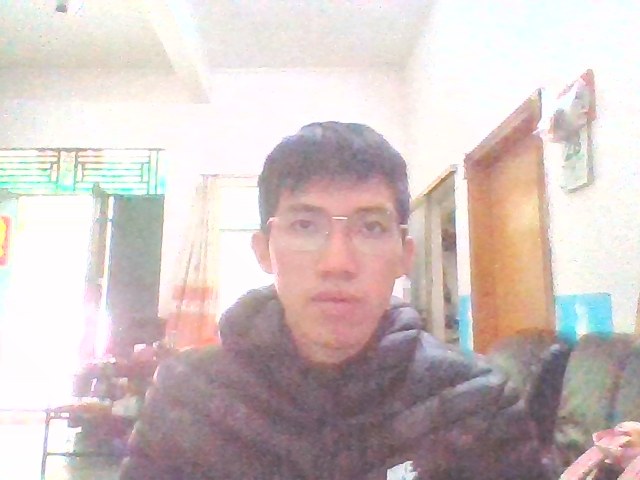
#> input picture data/faces/39024720876193.png, 640 x 480 px, found by its file name; its folder holds only this picture in this run
$ python main.py
#> lines starting #> are read from the running program, lines starting #| are printed output that depends on the picture
### util/io_tools.py
# -*- coding : utf-8 -*-
# @Time : 2021/12/15 19:52
# @Author : XJH
# @File : io_tools.py
# @Software : PyCharm

"""
IO工具模块
"""

from service import hr_service as hr
from entity import organizations as o
from service import recognize_service as rs
import os
import cv2
import numpy as np

PATH = os.getcwd() + "\\data\\"  # 数据文件夹根目录
PIC_PATH = PATH + "faces\\"  # 照片文件夹
DATA_FILE = PATH + "employee_data.txt"  # 教职工信息文件
WORK_TIME = PATH + "work_time.txt"  # 上下班时间配置文件
USER_PASSWORD = PATH + "user_password.txt"  # 管理员账号密码文件
RECORD_FILE = PATH + "lock_record.txt"  # 打卡记录文件

IMG_WIDTH = 640  # 图像的统一宽度
IMG_HEIGHT = 480  # 图像的统一高度


# 自检，检查默认文件缺失
def checking_data_files():
    if not os.path.exists(PATH):
        os.mkdir(PATH)
        print("数据文件夹丢失，已重新创建：" + PATH)
    if not os.path.exists(PIC_PATH):
        os.mkdir(PIC_PATH)
        print("照片文件夹丢失，已重新创建：" + PIC_PATH)
    sample1 = PIC_PATH + "1000000000.png"  # 样本1文件路径
    if not os.path.exists(sample1):
        sample_img_1 = np.zeros((IMG_HEIGHT, IMG_WIDTH, 3), np.uint8)  # 创建一个空内容图像
        sample_img_1[:, :, 0] = 255  # 改为纯蓝图像
        cv2.imwrite(sample1, sample_img_1)  # 保存此图像
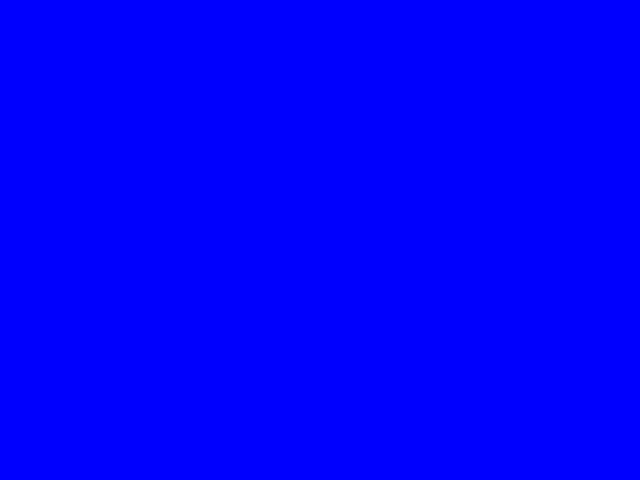
#> saved as 1000000000.png: shape (480, 640, 3); mean B, G, R 255, 0, 0
        print("默认样本1已补充")
    sample2 = PIC_PATH + "2000000000.png"  # 样本2文件路径
    if not os.path.exists(sample2):
        sample_img_2 = np.zeros((IMG_HEIGHT, IMG_WIDTH, 3), np.uint8)  # 创建一个空内容图像
        sample_img_2[:, :, 1] = 255  # 改为纯蓝图像
        cv2.imwrite(sample2, sample_img_2)  # 保存此图像
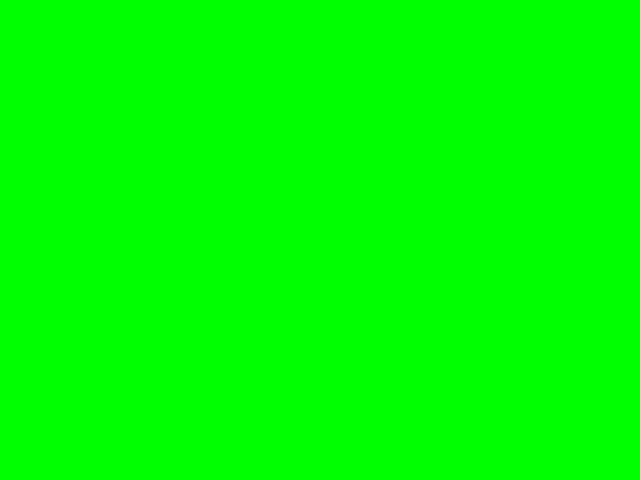
#> saved as 2000000000.png: shape (480, 640, 3); mean B, G, R 0, 255, 0
        print("默认样本2已补充")
    if not os.path.exists(DATA_FILE):
        open(DATA_FILE, "a+")  # 附加读写方式打开文件，达到创建空文件目的
        print("教职工信息文件丢失，已重新创建：" + DATA_FILE)
    if not os.path.exists(RECORD_FILE):
        open(RECORD_FILE, "a+")  # 附加读写方式打开文件，达到创建空文件目的
        print("打卡记录文件丢失，已重新创建：" + RECORD_FILE)
    if not os.path.exists(USER_PASSWORD):
        file = open(USER_PASSWORD, "a+", encoding="utf-8")  # 附加读写方式打开文件，达到创建空文件目的
        user = dict()
        user["mr"] = "mrsoft"
        file.write(str(user))  # 将默认管理员账号密码写入到文件中
        file.close()  # 关闭文件
        print("管理员账号密码文件丢失，已重新创建：" + RECORD_FILE)
    if not os.path.exists(WORK_TIME):
        file = open(WORK_TIME, "a+", encoding="utf-8")  # 附加读写方式打开文件，达到创建空文件目的
        file.write("08:00:00/16:00:00")  # 将默认时间写入到文件中
        file.close()  # 关闭文件
        print("上下班时间配置文件丢失，已重新创建：" + RECORD_FILE)


# 加载全部教职工信息
def load_employee_info():
    max_id = 1  # 最大教职工ID
    file = open(DATA_FILE, "r", encoding="utf-8")  # 打开文件，只读
    for line in file.readlines():  # 遍历文件中的行内容
        id, name, code = line.rstrip().split(",")  # 去除换行符，并分割字符串信息
        o.add(o.Employee(id, name, code))  # 组织结构中添加教职工信息
        if int(id) > max_id:  # 如果发现某教职工的id更大
            max_id = int(id)  # 修改最大ID
    o.MAX_ID = max_id  # 记录最大ID
    file.close()  # 关闭文件


# 加载教职工图像
def load_employee_pic():
    photos = list()  # 样本图像列表
    lables = list()  # 标签列表
    pics = os.listdir(PIC_PATH)  # 读取所有照片
    if len(pics) != 0:  # 如果照片文件不是空的
        for file_name in pics:  # 遍历所有图像文件
            code = file_name[0:o.CODE_LEN]  # 截取文件名开头的特征码
            photos.append(cv2.imread(PIC_PATH + file_name, 0))  # 以灰度图像的方式读取样本
            lables.append(int(code))  # 样本的特征码作为训练标签
        rs.train(photos, lables)  # 识别器训练样本
    else:  # 不存在任何照片
        print("Error >> 教职工照片文件丢失，请重新启动程序并录入教职工信息！")


# 将教职工信息持久化
# [18 lines left out: functions save_employee_all, remove_pics, not called in this run]


# 加载所有打卡记录
def load_lock_record():
    file = open(RECORD_FILE, "r", encoding="utf-8")  # 打开打卡记录文件，只读
    text = file.read()  # 读取所有文本
    if len(text) > 0:  # 如果存在文本
        o.LOCK_RECORD = eval(text)  # 将文本转换成打卡记录字典
    file.close()  # 关闭文件


# 将打卡记录持久化
# [23 lines left out: functions save_lock_record, save_work_time_config, load_work_time_config, not called in this run]


# 加载管理员账号密码
def load_users():
    file = open(USER_PASSWORD, "r", encoding="utf-8")  # 打开打卡记录文件，只读
    text = file.read()  # 读取所有文本
    if len(text) > 0:  # 如果存在文本
        o.USERS = eval(text)  # 将文本转换成打卡记录字典
    file.close()  # 关闭文件


# 生成csv文件，采用Windows默认的gbk编码
# [5 lines left out: function create_CSV, not called in this run]

### util/camera.py
# -*- coding : utf-8 -*-
# @Time : 2021/12/18 14:52
# @Author : HJH
# @File : camera.py
# @Software : PyCharm

"""
摄像头工具
"""

# camera.py commited by hjh on Dec 28th
# camera.py confirmed by xjh on Dec 28th
import cv2
from util import public_tools as tool
from util import io_tools as io
from service import recognize_service as rs
from service import hr_service as hr

ESC_KEY = 27  # Esc键的ASCII码
ENTER_KEY = 13  # Enter键的ASCII码


# 打开摄像头进行登记
# [22 lines left out: function register, not called in this run]


# 打开摄像头打卡
def clock_in():
    cameraCapture = cv2.VideoCapture(0, cv2.CAP_DSHOW)  # 获得默认摄像头
    success, frame = cameraCapture.read()  # 读取一帧
    while success and cv2.waitKey(1) == -1:  # 如果读到有效帧数
        cv2.imshow("check in", frame)  # 展示当前画面
        gary = cv2.cvtColor(frame, cv2.COLOR_BGR2GRAY)  # 将彩色图片转为灰度图片
        if rs.found_face(gary):  # 如果屏幕中出现正面人脸
            gary = cv2.resize(gary, (io.IMG_WIDTH, io.IMG_HEIGHT))  # 将当前帧缩放成统一大小
            code = rs.recognise_face(gary)  # 识别图像
            if code != -1:  # 如果识别成功
                name = hr.get_name_with_code(code)  # 获取此特征码对应的教职工
                if name != None:  # 如果返回的结果不是空的
                    cv2.destroyAllWindows()  # 释放所有窗体
                    cameraCapture.release()  # 释放摄像头
                    return name  # 返回打卡成功者的姓名
        success, frame = cameraCapture.read()  # 再读一帧
    cv2.destroyAllWindows()  # 释放所有窗体
    cameraCapture.release()  # 释放摄像头

### service/hr_service.py
# -*- coding : utf-8 -*-
# @Time : 2021/12/13 19:33
# @Author : HJH
# @File : hr_service.py
# @Software : PyCharm

"""
人事管理服务
"""

# confirmed by xjh on Dec 26th
# modified by hjh on Dec 27th
# confirmed by xjh on Dec 27th

from entity import organizations as o
from util import public_tools as tool
from util import io_tools as io
import datetime
import calendar


# 添加新教职工
# [81 lines left out: functions add_new_employee, remove_employee, get_employee_report, get_name_with_code, get_code_with_id, get_record_all and 2 more, not called in this run]


# 打印今天的打卡日报
def get_today_report():
    date = datetime.datetime.now().strftime("%Y-%m-%d")  # 今天的日期
    get_day_report(str(date))  # 打印今天的日报


# 打印指定日期的打卡日报
# [169 lines left out: functions get_day_report, get_pre_month_report, get_month_report, check_id, save_work_time, not called in this run]


# 加载数据
def load_emp_data():
    io.checking_data_files()  # 文件自检
    io.load_users()  # 载入管理员账号
    io.load_lock_record()  # 载入打卡记录
    io.load_employee_info()  # 载入教职工信息
    io.load_employee_pic()  # 载入教职工照片

### service/recognize_service.py
# -*- coding : utf-8 -*-
# @Time : 2021/12/16 08:48
# @Author : HJH
# @File : recognize_service.py
# @Software : PyCharm

"""
人脸识别服务
"""

# commited by hjh on Dec 27th
# confirmed by xjh on Dec 27th

import cv2
import numpy as np
import os

RECOGNIZER = cv2.face.LBPHFaceRecognizer_create()  # LBPH识别器
# RECOGNIZER = cv2.face.EigenFaceRecognizer_create() #特征脸识别器
PASS_CONF = 45  # 最高评分，LBPH最高建议用45，特征脸最高建议用22000
FACE_CASCADE = cv2.CascadeClassifier(os.getcwd() + "\\cascades\\haarcascade_frontalface_default.xml")  # 加载人脸识别级联分类器


# 训练识别器
def train(photos, lables):
    RECOGNIZER.train(photos, np.array(lables))  # 识别器开始训练


# 识别器识别图像中的人脸
# [5 lines left out: function recognise_face, not called in this run]


# 判断图像中是否有正面人脸
def found_face(gary_img):
    faces = FACE_CASCADE.detectMultiScale(gary_img, 1.15, 4)  # 找出图像中所有的人脸
    return len(faces) > 0  # 返回人脸数量大于0的结果

### main.py
# -*- coding : utf-8 -*-
# @Time : 2021/12/20 18:52
# @Author : XJH
# @File : main.py
# @Software : PyCharm

"""
主入口
"""

# commited by xjh on Dec 29th

from util import camera
from util import public_tools as tool
from service import hr_service as hr

ADMIN_LOGIN = False  # 管理员登录状态


# 管理员登录
# [145 lines left out: functions login, employee_management, check_record, report_config, check_report, not called in this run]


# 人脸打卡
def face_clock():
    print("请正面对准摄像头进行打卡")
    name = camera.clock_in()  # 开启摄像头，返回打卡教职工名称
    if name is not None:  # 如果教职工名称有效
        hr.add_lock_record(name)  # 保存打卡记录
        print(name + " 打卡成功！")


# 启动方法
def start():
    finish = False  # 程序结束标志
    menu = """
+--------------------------------------------------+
|                   主功能菜单                     |
+--------------------------------------------------+
 ①打卡  ②查看记录  ③教职工管理  ④考勤报表  ⑤退出
---------------------------------------------------"""
    while not finish:
        print(menu)  # 打印菜单
        option = input("请输入菜单序号：")
#> the answer given: 1
        if option == "1":  # 如果选择“打卡”
            face_clock()  # 启动人脸打卡
        elif option == "2":  # 如果选择“查看记录”
            if ADMIN_LOGIN:  # 如果管理员已登录
                check_record()  # 进入查看记录方法
            else:
                login()  # 先让管理员登录
        elif option == "3":  # 如果选择“教职工管理”
            if ADMIN_LOGIN:
                employee_management()  # 进入教职工管理方法
            else:
                login()
        elif option == "4":  # 如果选择“考勤报表”
            if ADMIN_LOGIN:
                check_report()  # 进入考勤报表方法
            else:
                login()
        elif option == "5":  # 如果选择“退出”
            finish = True  # 确认结束，循环停止
        else:
            print("输入的指令有误，请重新输入！")
    print("欢迎下次使用!\n\nDesigned By HJH and XJH~")


hr.load_emp_data()  # 数据初始化
tital = """
***************************************************
*                人脸识别打卡考勤系统               *
***************************************************"""
print(tital)  # 打印标题
#> (the run stopped early here; a loop or call above may not have finished)
